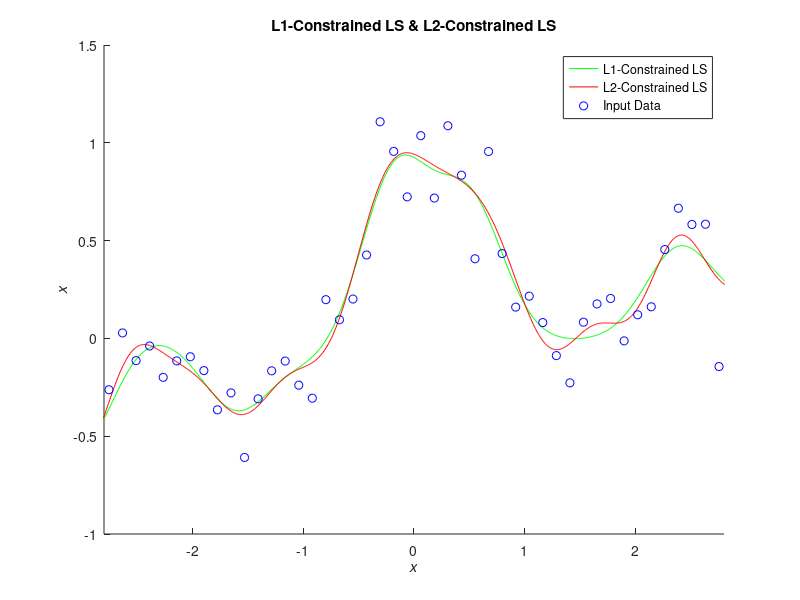

Reproduce this figure in MATLAB.
%% Example 5.1 L1-Constrained Regression with Least Square Method
%
% * *Result in book* : Figure 5.7
% * *Code in book* : Figure 5.8
% * *Output* : |eg05_1.png|
% * *Usage* : |eg05_1(), eg05_1(50, 1000)|
%
%% Source Code
function eg05_1(n, N)
    % init
    rng(0, 'v5uniform'); rng(0, 'v5normal');
    % recommended, use it in future instead of
    % rand('state', 0); randn('state', 0);
    if nargin < 2
        n = 50; N = 1000;
    end

    % constant
    x = linspace(-3, 3, n)';
    X = linspace(-3, 3, N)';
    pix = pi * x;
    y = sin(pix) ./ (pix) + 0.1 * x + 0.2 * randn(n, 1);

    % kernel function
    x2 = x .^ 2;
    X2 = X .^ 2;
    hh = 2 * 0.3 ^ 2;
    l = 0.1;
    k = exp(-(repmat(x2, 1, n) + repmat(x2', n, 1) - 2 * x * x') / hh);
    K = exp(-(repmat(X2, 1, n) + repmat(x2', N, 1) - 2 * X * x') / hh);
    t0 = randn(n, 1);
    
    k2 = k ^ 2;
    ky = k * y;

    for o = 1 : 1000
        t1 = (k2 + l * pinv(diag(abs(t0)))) \ ky;
        if norm(t1 - t0) < 0.001, break, end
        t0 = t1;
    end

    F1 = K * t1;
    t2 = (k ^ 2 + l * eye(n)) \ (k * y);
    F2 = K * t2;

    figure('Name', 'example 5-1'); clf; hold on;
    plot(X, F1, 'g-', X, F2, 'r-', x, y, 'bo');
    legend('L1-Constrained LS', 'L2-Constrained LS', 'Input Data');
    axis([-2.8 2.8 -1 1.5]);
    title('L1-Constrained LS & L2-Constrained LS');
    xlabel('\itx'); ylabel('\itx');

    % save figure
    saveas(gcf, 'eg05_1', 'png');
end
